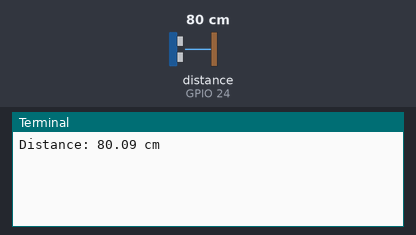
Simulated run of this program. Board: Raspberry Pi (BCM pin numbers). On the bench: the last lines printed to the terminal. The test bench sets the inputs (shaded band); at power-on: distance to the obstacle (sensor on GPIO 24) 80 cm. The echo pulse lasts 58.3 µs per cm; the clock reads 2024-03-15 10:24:30 at power-on unless the program sets it.

Above: at 1.2 s.
1.3 s: distance to the obstacle (sensor on GPIO 24) set to 2 cm
At 2.5 s:
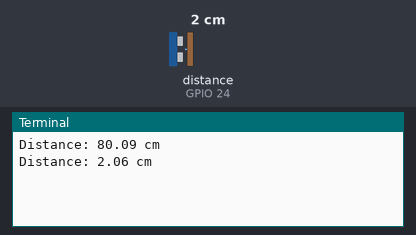
4.0 s: distance to the obstacle (sensor on GPIO 24) set to 4 cm
At 5.3 s:
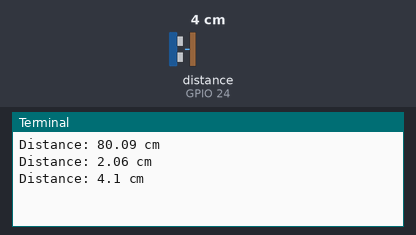
Timing chart, 0 to 7.0 s (numbered marks = the images above; inputs shaded):
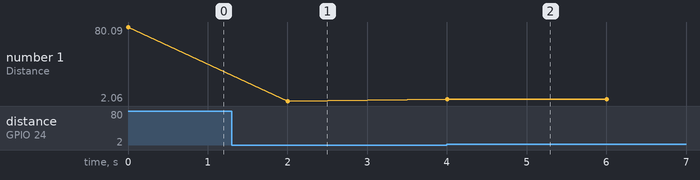

The program:

ultrasonic.py
```python
import RPi.GPIO as GPIO                    #Import libraries
import time
GPIO.setmode(GPIO.BCM)                     #Set GPIO pin numbering

TRIG = 23                                  #Associate pin 23,24 to TRIG and ECHO
ECHO = 24

GPIO.setup(TRIG,GPIO.OUT)                  #Set TRIG,ECHO as out,in
GPIO.setup(ECHO,GPIO.IN)
GPIO.output(TRIG, False)                 #initially TRIG LOW

while True:
	GPIO.output(TRIG, True)                  # 10uS pulse on TRIG
	time.sleep(0.00001)
	GPIO.output(TRIG, False)

	while GPIO.input(ECHO)==0:               #calculate ECHO pulse duration
		pulse_start = time.time()
	while GPIO.input(ECHO)==1:
		pulse_end = time.time()
	pulse_duration = pulse_end - pulse_start

	distance = pulse_duration * 17150      #calculate distance
	distance = round(distance, 2)            #Round to two decimal points
	print "Distance:",distance,"cm"  		#Print distance
	time.sleep(2)                            #Delay of 2 seconds
	
```

Measured:
- after the input at 1.3 s, the terminal: prints a new line after 0.71 s (image 1)
- after the input at 4.0 s, the terminal: prints a new line at once (image 2)
- plotted number 1: 80.09 → 2.06 after the input at 1.3 s, 2.06 → 4.1 after the input at 4.0 s
